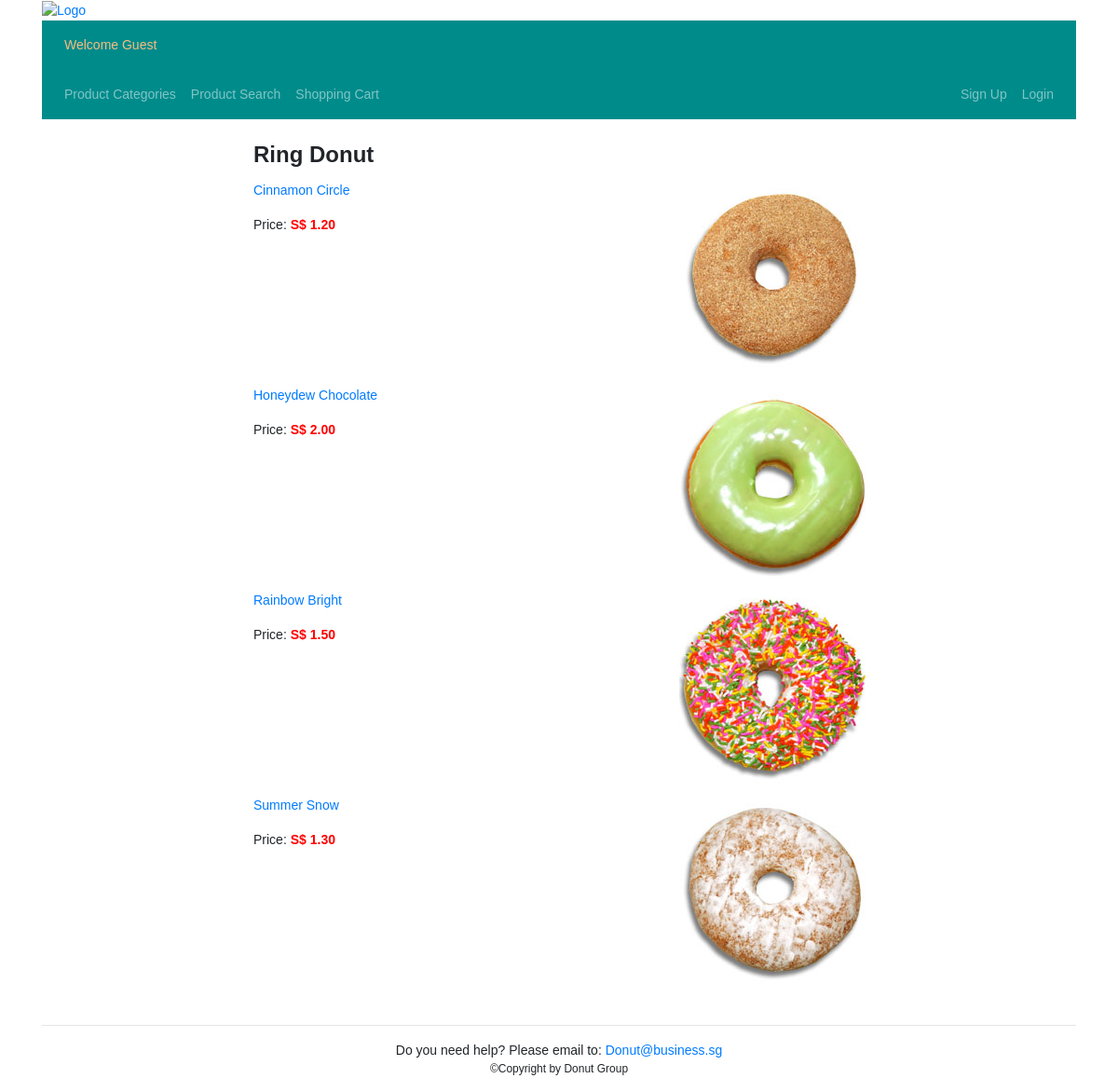
Screenshot of /Product_Catalogue/catProduct.php?cid=1&catName=Ring+Donut with the database file from the repository.
### tables this page shows
CREATE TABLE Product 
(
  ProductID INT(4) NOT NULL AUTO_INCREMENT,
  ProductTitle VARCHAR(255) DEFAULT NULL,
  ProductDesc LONGTEXT DEFAULT NULL,
  ProductImage VARCHAR(255) DEFAULT NULL,
  Price DOUBLE NOT NULL DEFAULT 0.0,
  Quantity INT(4) NOT NULL DEFAULT 0,
  Offered INT(4) NOT NULL DEFAULT 0,
  OfferedPrice DOUBLE DEFAULT NULL,
  OfferStartDate DATE DEFAULT NULL,
  OfferEndDate DATE DEFAULT NULL,
  PRIMARY KEY (ProductID)
);

### Product_Catalogue/catProduct.php (the view, shortened to what this page needs)
<?php
include("../header.php");
?>
<div style='width:60%; margin:auto;'>
<div class="row" style="padding:5px">
	<div class="col-12">
		<span class="page-title"><?php echo "$_GET[catName]"; ?></span>
	</div>
</div>
<?php
include_once("../Database/mysql_conn.php");
$cid=$_GET["cid"];
$qry = "SELECT p.ProductID, p.ProductTitle, p.ProductImage, p.Price, p.Quantity
		FROM CatProduct cp INNER JOIN Product p ON cp.ProductID=p.ProductID
		WHERE cp.CategoryID=?";
$stmt = $conn->prepare($qry);
$stmt->bind_param("i",$cid);
$stmt->execute();
$result = $stmt->get_result();
while ($row = $result->fetch_array()){
    echo "<div class='row' style='padding:5px'>";
    $product = "productDetails.php?pid=$row[ProductID]";
	  $formattedPrice = number_format($row["Price"],2);
    echo "<div class='col-8'>";
    echo "<p><a href=$product>$row[ProductTitle]</a></p>";
    echo "Price:<span style='font-weight: bold;color:red;'>
		S$ $formattedPrice</span>";
    echo "</div>";
    $img = "../Images/Products/$row[ProductImage]";
    echo "<div class='col-4'>";
    echo "<img src='$img'/>";
    echo "</div>";
    echo "</div>";
}
echo "</div>";
include("../footer.php");
?>

### header.php (shortened to what this page needs)
<!doctype html>
<html>
    <head>
        <link rel="stylesheet" href="css/bootstrap.min.css">
        <link rel="stylesheet" href="css/site.css">
    </head>
    <body>
        <div class="container">
            <div class="row">
                <div class="col-sm-12">
                    <a href="index.php">
                        <img src="Images/mrdonut.jpg" alt="Logo"
                        class="img-fluid" style="width:100%"/></a>
                </div>
            </div>
            <div class="row">
                <div class="col-sm-12">
                    <?php include ("navbar.php") ; ?>
                </div>
            </div>
            <div class="row">
                <div class="col-sm-12" style="padding: 15px;">

### navbar.php (shortened to what this page needs)
<?php
$content1 = "Welcome Guest<br />";
$content2 = "<li class='nav-item'>
		     <a class='nav-link' href='register.php'>Sign Up</a></li>
			 <li class='nav-item'>
		     <a class='nav-link' href='login.php'>Login</a></li>";
?>
<link rel="stylesheet" href="css/site.css">
<nav class="navbar navbar-expand-md navbar-dark bg-custom" >
    <span class="navbar-text ml-md-2"
        style="color: #F7BE81; max-width: 80%;">
        <?php echo $content1; ?>
    </span>
</nav>
<nav class="navbar navbar-expand-md navbar-dark bg-custom">
    <div class="collapse navbar-collapse" id="collapsibleNavbar">
        <ul class= "navbar-nav mr-auto">
            <li class="nav-item" >
                <a class="nav-link" href="category.php">Product Categories</a>
            </li>
            <li class="nav-item" >
                <a class="nav-link" href="search.php">Product Search</a>
            </li>
            <li class="nav-item" >
                <a class="nav-link" href="shoppingCart.php">Shopping Cart</a>
            </li>
        </ul>
        <ul class= "navbar-nav ml-auto">
            <?php echo $content2; ?>
        </ul>
    </div>

### footer.php
</div>
            </div>
            <div class="row" >
                <div class="col-sm-12" style="text-align: center; ">
                    <hr/>
                    Do you need help? Please email to:
                    <a href="mailto:mr.donut@business.sg">Donut@business.sg</a>
                    <p style="font-size: 12px" >&copy;Copyright by Donut Group</p>
                </div>
            </div>
        </div>
    </body>
</html>

### css/site.css (style rules this page uses)
body { font-family : Arial; font-size : 14px; }
.page-title { font-size:24px; font-weight:bold; }
nav.bg-custom { background-color:darkcyan; }

### rows the page displays
product: ProductTitle "Cinnamon Circle", Price "1.20", ProductImage (picture)
product: ProductTitle "Honeydew Chocolate", Price "2.00", ProductImage (picture)
product: ProductTitle "Rainbow Bright", Price "1.50", ProductImage (picture)
product: ProductTitle "Summer Snow", Price "1.30", ProductImage (picture)

### other values shown
$_GET[catName] "Ring Donut"
